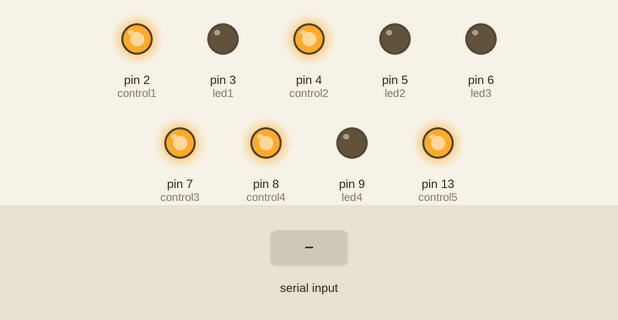
Recording of a sketch running on a simulated Arduino Uno, built with avr-gcc and run on an emulated ATmega328P. Parts: output pins drawn as LEDs (lit = HIGH). The test bench sets the inputs (shaded band).

Above: at 1.2 s.
1.3 s: "1" received over Serial
At 2.3 s:
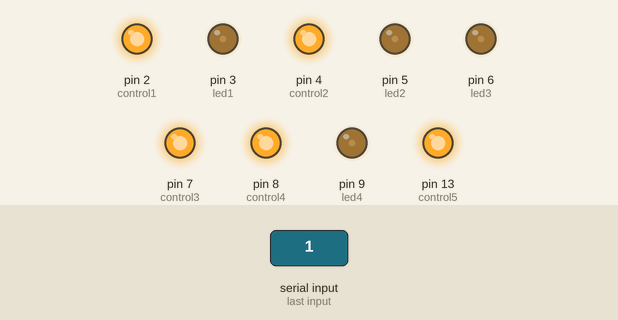
2.8 s: "0" received over Serial
At 3.4 s:
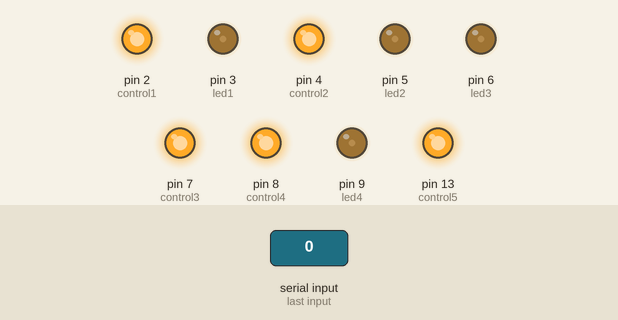
Timing chart, 0 to 5.8 s (numbered marks = the images above; inputs shaded):
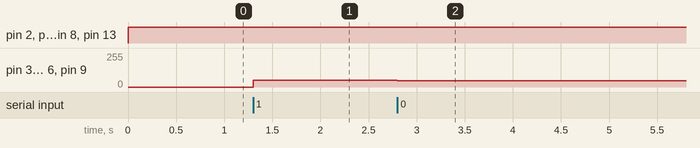

Measured:
- after the input at 1.3 s, pin 3 (led1), pin 5 (led2), pin 6 (led3), pin 9 (led4): 0/255 → 49/255 at once
- after the input at 2.8 s, pin 3 (led1), pin 5 (led2), pin 6 (led3), pin 9 (led4): 49/255 → 48/255 at once

The sketch:

blacklight_output.pde
```cpp
/*
BLACKLIGHT v1.0
Project made for Mestrado de Comunicação Multimédia, Ramo Multimédia Interactivo at Departamento de Comunicação e Arte at Universidade de Aveiro.

Author: Nuno Simaria - nsimaria@ua.pt - #23652
Other workgroup members: Ana Filipa Lacerda, Daniela Rei, Renato Costa, Julien Cuenin
*/


int led1 = 3;
int led2 = 5;
int led3 = 6;
int led4 = 9;
int value = 0;
int control1 = 2;
int control2 = 4;
int control3 = 7;
int control4 = 8;
int control5 = 13;

void setup ()
  {
  Serial.begin (9600);
    pinMode (led1, OUTPUT);
    pinMode (led2, OUTPUT);
    pinMode (led3, OUTPUT);
    pinMode (led4, OUTPUT);
    pinMode (control1, OUTPUT);
    pinMode (control2, OUTPUT);
    pinMode (control3, OUTPUT);
    pinMode (control4, OUTPUT);
    pinMode (control5, OUTPUT);
  }

void loop ()
  {
  int incoming = Serial.read ();

  if (incoming >= 0)
    value = incoming;

  analogWrite (led1, value);
  analogWrite (led2, value);
  analogWrite (led3, value);
  analogWrite (led4, value);
  digitalWrite (control1, HIGH);
  digitalWrite (control2, HIGH);
  digitalWrite (control3, HIGH);
  digitalWrite (control4, HIGH);
  digitalWrite (control5, HIGH);

  }
```
